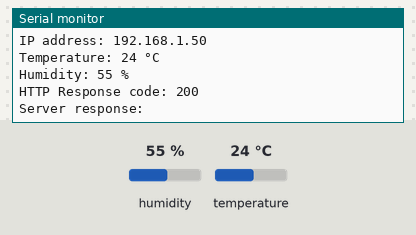
A sketch run on a simulated ESP32. Parts: the last lines printed to the serial monitor. The test bench sets the inputs (shaded band); at power-on: humidity 55 %, temperature 24 °C. WiFi joins after 1.5 s; servers stay silent unless stated; uploads are accepted with an empty reply.

Above: at 3.7 s.
3.8 s: humidity set to 22 %
At 7.91 s:
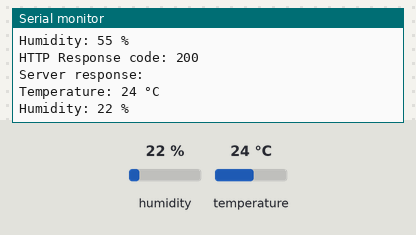
9.6 s: temperature set to 12 °C
At 14.0 s:
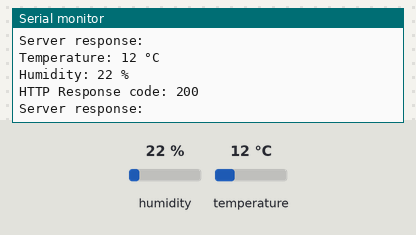
15.4 s: humidity set to 40 %
At 18.8 s:
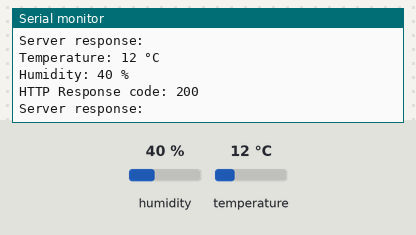
Timing chart, 0 to 20.3 s (numbered marks = the images above; inputs shaded):
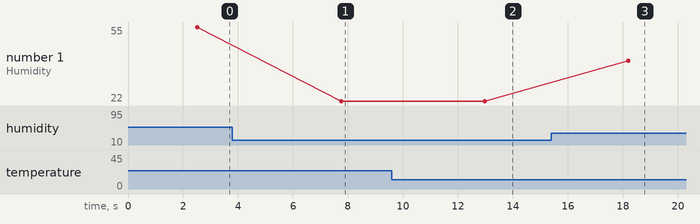

The sketch:

node.ino
```cpp
#include <WiFi.h>
#include <HTTPClient.h>
#include <DHT.h>

#define DHTPIN 13   // D13
#define DHTTYPE DHT11
DHT dht11(DHTPIN, DHTTYPE);

// Use the correct URLs for insert and retrieve
String insertUrl = "[Your URL]/ProyectoESP/app/insert.php";
String retrieveUrl = "[Your URL]/ProyectoESP/app/retrieve.php";
const char* ssid = "[Your Wifi]";
const char* password = "[Your pasword]";
int temperature = 0;
int humidity = 0;

void setup() {
  Serial.begin(115200);
  dht11.begin();
  connectWiFi();
}

void loop() {
  if (WiFi.status() != WL_CONNECTED) {
    connectWiFi();
  }

  Load_DHT11_Data();
  insertData();

  // Delay for 5 seconds before sending the next request
  delay(5000);
}

void connectWiFi() {
  WiFi.mode(WIFI_OFF);
  delay(1000);
  WiFi.mode(WIFI_STA);

  WiFi.begin(ssid, password);
  Serial.println("Connecting to WiFi");

  while (WiFi.status() != WL_CONNECTED) {
    delay(500);
    Serial.print(".");
  }

  Serial.print("Connected to: ");
  Serial.println(ssid);
  Serial.print("IP address: ");
  Serial.println(WiFi.localIP());
}

void Load_DHT11_Data() {
  temperature = dht11.readTemperature(); // Celsius
  humidity = dht11.readHumidity();

  if (isnan(temperature) || isnan(humidity)) {
    Serial.println("Failed to read from DHT sensor!");
    temperature = 0;
    humidity = 0;
  }

  Serial.printf("Temperature: %d °C\n", temperature);
  Serial.printf("Humidity: %d %%\n", humidity);
}

void insertData() {
  String postData = "temperature=" + String(temperature) + "&humidity=" + String(humidity);

  HTTPClient http;
  http.begin(insertUrl);
  http.addHeader("Content-Type", "application/x-www-form-urlencoded");

  int httpCode = http.POST(postData);

  if (httpCode > 0) {
    Serial.print("HTTP Response code: ");
    Serial.println(httpCode);
    String payload = http.getString();
    Serial.print("Server response: ");
    Serial.println(payload);
  } else {
    Serial.println("HTTP Request failed");
  }

  http.end();
}
```

Measured:
- after the input at 3.8 s, the serial monitor: prints a new line after 4.0 s (image 1)
- after the input at 9.6 s, the serial monitor: prints a new line after 3.4 s (image 2)
- after the input at 15.4 s, the serial monitor: prints a new line after 2.8 s (image 3)
- plotted number 1: 55 → 22 after the input at 3.8 s, 22 → 40 after the input at 15.4 s
